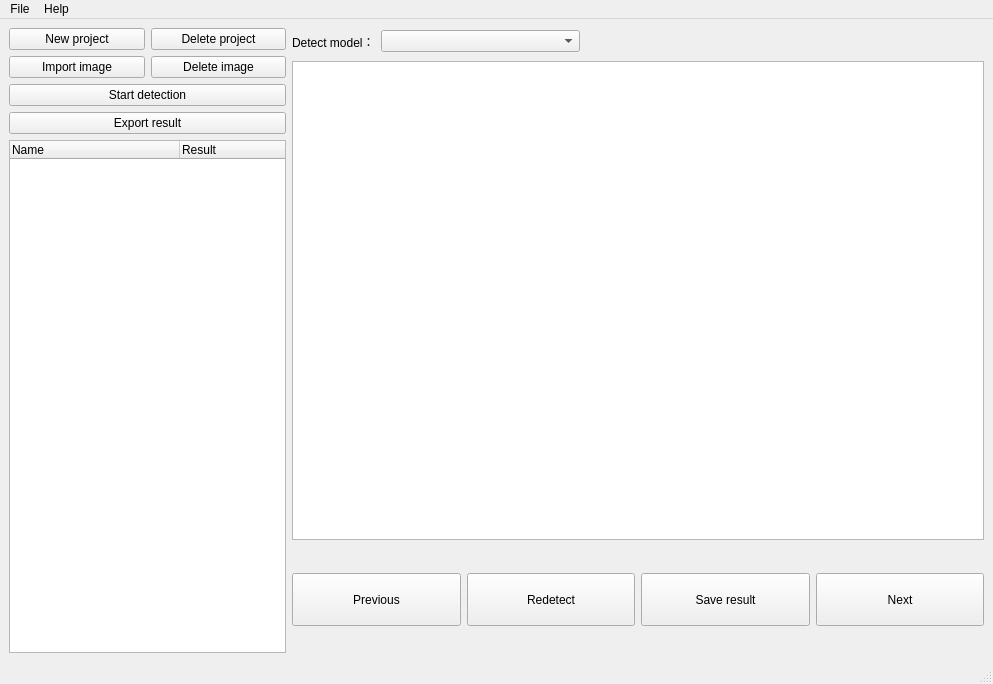
<?xml version="1.0" encoding="UTF-8"?>
<ui version="4.0">
 <class>MainWindow</class>
 <widget class="QMainWindow" name="MainWindow">
  <property name="geometry">
   <rect>
    <x>0</x>
    <y>0</y>
    <width>993</width>
    <height>684</height>
   </rect>
  </property>
  <property name="windowTitle">
   <string>Tunnel defects detect</string>
  </property>
  <property name="windowOpacity">
   <double>1.000000000000000</double>
  </property>
  <widget class="QWidget" name="centralwidget">
   <layout class="QGridLayout" name="gridLayout">
    <item row="0" column="0">
     <layout class="QHBoxLayout" name="horizontalLayout_5" stretch="2,5">
      <item>
       <layout class="QVBoxLayout" name="verticalLayout">
        <item>
         <layout class="QHBoxLayout" name="horizontalLayout_3">
          <item>
           <widget class="QPushButton" name="pushButton">
            <property name="text">
             <string>New project</string>
            </property>
           </widget>
          </item>
          <item>
           <widget class="QPushButton" name="pushButton_2">
            <property name="text">
             <string>Delete project</string>
            </property>
           </widget>
          </item>
         </layout>
        </item>
        <item>
         <layout class="QHBoxLayout" name="horizontalLayout">
          <item>
           <widget class="QPushButton" name="pushButton_3">
            <property name="text">
             <string>Import image</string>
            </property>
           </widget>
          </item>
          <item>
           <widget class="QPushButton" name="pushButton_4">
            <property name="text">
             <string>Delete image</string>
            </property>
           </widget>
          </item>
         </layout>
        </item>
        <item>
         <widget class="QPushButton" name="pushButton_8">
          <property name="text">
           <string>Start detection</string>
          </property>
         </widget>
        </item>
        <item>
         <widget class="QPushButton" name="pushButton_9">
          <property name="text">
           <string>Export result</string>
          </property>
         </widget>
        </item>
        <item>
         <widget class="QTreeWidget" name="treeWidget">
          <property name="columnCount">
           <number>2</number>
          </property>
          <attribute name="headerCascadingSectionResizes">
           <bool>false</bool>
          </attribute>
          <attribute name="headerDefaultSectionSize">
           <number>170</number>
          </attribute>
          <column>
           <property name="text">
            <string notr="true">Name</string>
           </property>
          </column>
          <column>
           <property name="text">
            <string>Result</string>
           </property>
          </column>
         </widget>
        </item>
       </layout>
      </item>
      <item>
       <layout class="QVBoxLayout" name="verticalLayout_2" stretch="1,18,1,2,1">
        <item>
         <layout class="QHBoxLayout" name="horizontalLayout_2" stretch="1,4,7,1">
          <item>
           <widget class="QLabel" name="label_2">
            <property name="text">
             <string>Detect model：</string>
            </property>
           </widget>
          </item>
          <item>
           <widget class="QComboBox" name="comboBox"/>
          </item>
          <item>
           <spacer name="horizontalSpacer">
            <property name="orientation">
             <enum>Qt::Horizontal</enum>
            </property>
            <property name="sizeHint" stdset="0">
             <size>
              <width>40</width>
              <height>20</height>
             </size>
            </property>
           </spacer>
          </item>
          <item>
           <widget class="QLabel" name="label">
            <property name="text">
             <string/>
            </property>
           </widget>
          </item>
         </layout>
        </item>
        <item>
         <widget class="QGraphicsView" name="graphicsView"/>
        </item>
        <item>
         <spacer name="verticalSpacer">
          <property name="orientation">
           <enum>Qt::Vertical</enum>
          </property>
          <property name="sizeHint" stdset="0">
           <size>
            <width>20</width>
            <height>40</height>
           </size>
          </property>
         </spacer>
        </item>
        <item>
         <layout class="QHBoxLayout" name="horizontalLayout_4" stretch="1,1,1,1">
          <item>
           <widget class="QPushButton" name="pushButton_5">
            <property name="enabled">
             <bool>true</bool>
            </property>
            <property name="sizePolicy">
             <sizepolicy hsizetype="Preferred" vsizetype="Preferred">
              <horstretch>0</horstretch>
              <verstretch>0</verstretch>
             </sizepolicy>
            </property>
            <property name="text">
             <string>Previous</string>
            </property>
           </widget>
          </item>
          <item>
           <widget class="QPushButton" name="pushButton_6">
            <property name="sizePolicy">
             <sizepolicy hsizetype="Preferred" vsizetype="Preferred">
              <horstretch>0</horstretch>
              <verstretch>0</verstretch>
             </sizepolicy>
            </property>
            <property name="text">
             <string>Redetect</string>
            </property>
           </widget>
          </item>
          <item>
           <widget class="QPushButton" name="pushButton_10">
            <property name="sizePolicy">
             <sizepolicy hsizetype="Preferred" vsizetype="Preferred">
              <horstretch>0</horstretch>
              <verstretch>0</verstretch>
             </sizepolicy>
            </property>
            <property name="text">
             <string>Save result</string>
            </property>
           </widget>
          </item>
          <item>
           <widget class="QPushButton" name="pushButton_7">
            <property name="enabled">
             <bool>true</bool>
            </property>
            <property name="sizePolicy">
             <sizepolicy hsizetype="Preferred" vsizetype="Preferred">
              <horstretch>0</horstretch>
              <verstretch>0</verstretch>
             </sizepolicy>
            </property>
            <property name="text">
             <string>Next</string>
            </property>
           </widget>
          </item>
         </layout>
        </item>
        <item>
         <spacer name="verticalSpacer_2">
          <property name="orientation">
           <enum>Qt::Vertical</enum>
          </property>
          <property name="sizeHint" stdset="0">
           <size>
            <width>20</width>
            <height>40</height>
           </size>
          </property>
         </spacer>
        </item>
       </layout>
      </item>
     </layout>
    </item>
   </layout>
  </widget>
  <widget class="QMenuBar" name="menubar">
   <property name="geometry">
    <rect>
     <x>0</x>
     <y>0</y>
     <width>993</width>
     <height>23</height>
    </rect>
   </property>
   <widget class="QMenu" name="menu">
    <property name="title">
     <string>File</string>
    </property>
    <addaction name="action1"/>
   </widget>
   <widget class="QMenu" name="menu_2">
    <property name="title">
     <string>Help</string>
    </property>
    <widget class="QMenu" name="menuLanguage">
     <property name="title">
      <string>Language</string>
     </property>
     <addaction name="actionEnglish"/>
     <addaction name="actionChinese"/>
    </widget>
    <addaction name="menuLanguage"/>
    <addaction name="actionAbout"/>
   </widget>
   <addaction name="menu"/>
   <addaction name="menu_2"/>
  </widget>
  <widget class="QStatusBar" name="statusbar"/>
  <action name="action1">
   <property name="text">
    <string>Select work directory</string>
   </property>
  </action>
  <action name="action1_4">
   <property name="text">
    <string>中文(Chinese)</string>
   </property>
  </action>
  <action name="action1_5">
   <property name="text">
    <string>About</string>
   </property>
  </action>
  <action name="action1_6">
   <property name="text">
    <string>中文(Chinese)</string>
   </property>
  </action>
  <action name="action2">
   <property name="text">
    <string>英文(English)</string>
   </property>
  </action>
  <action name="actionAbout">
   <property name="text">
    <string>About</string>
   </property>
  </action>
  <action name="actionEnglish">
   <property name="text">
    <string>English</string>
   </property>
  </action>
  <action name="actionChinese">
   <property name="text">
    <string>Chinese</string>
   </property>
  </action>
 </widget>
 <resources/>
 <connections/>
</ui>
